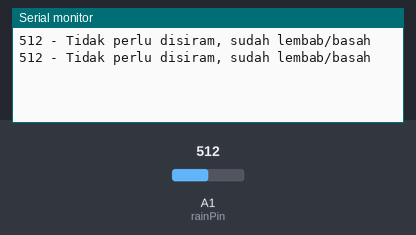
A sketch run on a simulated Arduino Uno, built with avr-gcc and run on an emulated ATmega328P. Shown: the last lines printed to the serial monitor. Inputs (shaded band) come from the test bench; at power-on: A1 (rainPin) = 512.

Above: at 2.8 s.
2.9 s: A1 (rainPin) set to 784
At 4.7 s:
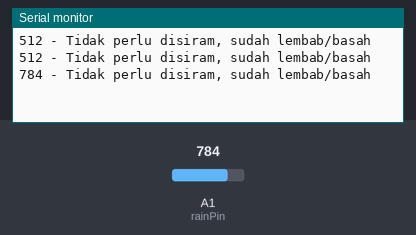
5.6 s: A1 (rainPin) set to 815
At 7.4 s:
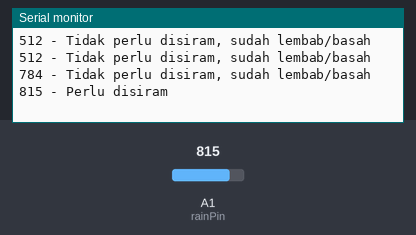

The sketch:

sensoryl69.ino
```cpp
int rainPin = A1;
int keringMinimal = 800;

void setup(){
  Serial.begin(9600);
}

void loop() {
  // read the input on analog pin 0:
  int sensorValue = analogRead(rainPin);
  Serial.print(sensorValue);
  if(sensorValue < keringMinimal){
    Serial.println(" - Tidak perlu disiram, sudah lembab/basah");
  }
  else {
    Serial.println(" - Perlu disiram");
  }
  delay(2000);
}
```

Measured:
- the behaviour switches between 799 and 800 on A1 (rainPin) (found by bisection; images 1 and 2)
- after the input at 2.9 s, the serial monitor: prints a new line after 1.1 s (image 1)
- after the input at 5.6 s, the serial monitor: prints a new line after 0.40 s (image 2)
